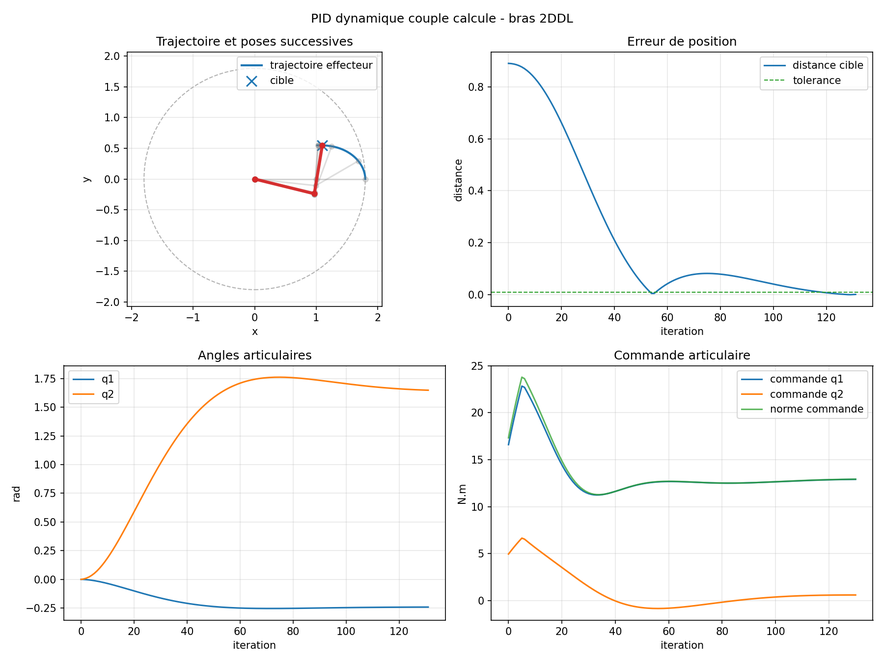
#> input picture results/figures/step_06_pid_dynamic_2dof.png, 884 x 663 px, shrunk from 1800 x 1350 before the run
$ python build_teacher_report.py
#> lines starting #> are read from the running program, lines starting #| are printed output that depends on the picture
"""Build the short teacher-facing FRL report as a PDF."""

from __future__ import annotations

from pathlib import Path
import textwrap

import matplotlib

matplotlib.use("Agg")

import matplotlib.image as mpimg
import matplotlib.pyplot as plt
from matplotlib.backends.backend_pdf import PdfPages


ROOT = Path(__file__).resolve().parents[1]
FIGURES = ROOT / "results" / "figures"
REPORT_DIR = ROOT / "results" / "report"
REPORT_PATH = REPORT_DIR / "rapport_frl_flou_rl_enseignant.pdf"


def _wrap_lines(text: str, width: int = 88) -> list[str]:
    if not text:
        return [""]
    return textwrap.wrap(text, width=width, replace_whitespace=False)


def _add_text_page(
    pdf: PdfPages,
    title: str,
    paragraphs: list[str],
    *,
    footer: str | None = None,
) -> None:
    fig = plt.figure(figsize=(8.27, 11.69))
    fig.patch.set_facecolor("white")
    ax = fig.add_axes([0.08, 0.08, 0.84, 0.84])
    ax.axis("off")

    y = 1.0
    ax.text(0.0, y, title, fontsize=17, weight="bold", va="top")
    y -= 0.065

    for paragraph in paragraphs:
        if paragraph.startswith("```"):
            continue
        is_formula = paragraph.startswith("FORMULA: ")
        is_bullet = paragraph.startswith("- ")
        content = paragraph.removeprefix("FORMULA: ")
        width = 82 if is_formula else 88
        font = "monospace" if is_formula else "sans-serif"
        size = 9.4 if is_formula else 10.2
        x = 0.03 if is_bullet else 0.0

        for line in _wrap_lines(content, width=width):
            ax.text(x, y, line, fontsize=size, family=font, va="top")
            y -= 0.024
        y -= 0.012 if is_formula else 0.018
        if y < 0.06:
            break

    if footer:
        fig.text(0.08, 0.04, footer, fontsize=8, color="0.35")
    pdf.savefig(fig)
    plt.close(fig)


def _add_image_page(
    pdf: PdfPages,
    title: str,
    image_path: Path,
    notes: list[str],
) -> None:
    fig = plt.figure(figsize=(11.69, 8.27))
    fig.patch.set_facecolor("white")
    fig.text(0.05, 0.95, title, fontsize=15.5, weight="bold", va="top")

    if image_path.exists():
        image = mpimg.imread(image_path)
        ax_image = fig.add_axes([0.045, 0.13, 0.65, 0.74])
        ax_image.imshow(image)
        ax_image.axis("off")
    else:
        ax_image = fig.add_axes([0.045, 0.13, 0.65, 0.74])
        ax_image.text(0.5, 0.5, f"Figure absente:\n{image_path}", ha="center")
        ax_image.axis("off")

    ax_notes = fig.add_axes([0.72, 0.13, 0.23, 0.74])
    ax_notes.axis("off")
    y = 1.0
    for note in notes:
        for line in _wrap_lines(note, width=38):
            ax_notes.text(0.0, y, line, fontsize=10, va="top")
            y -= 0.045
        y -= 0.04

    fig.text(0.05, 0.055, str(image_path.relative_to(ROOT)), fontsize=8, color="0.35")
    pdf.savefig(fig)
    plt.close(fig)


def _add_two_image_page(
    pdf: PdfPages,
    title: str,
    top_image: Path,
    bottom_image: Path,
    notes: list[str],
) -> None:
    fig = plt.figure(figsize=(11.69, 8.27))
    fig.patch.set_facecolor("white")
    fig.text(0.05, 0.95, title, fontsize=15.5, weight="bold", va="top")

    for image_path, y0 in ((top_image, 0.52), (bottom_image, 0.12)):
        ax_image = fig.add_axes([0.05, y0, 0.60, 0.34])
        if image_path.exists():
            ax_image.imshow(mpimg.imread(image_path))
        else:
            ax_image.text(0.5, 0.5, f"Figure absente:\n{image_path}", ha="center")
        ax_image.axis("off")
        fig.text(0.05, y0 - 0.02, str(image_path.relative_to(ROOT)), fontsize=7.5, color="0.35")

    ax_notes = fig.add_axes([0.70, 0.14, 0.25, 0.72])
    ax_notes.axis("off")
    y = 1.0
    for note in notes:
        for line in _wrap_lines(note, width=40):
            ax_notes.text(0.0, y, line, fontsize=10, va="top")
            y -= 0.045
        y -= 0.04

    pdf.savefig(fig)
    plt.close(fig)


def build_report(output_path: Path = REPORT_PATH) -> Path:
    """Create the short PDF report and return its path."""

    output_path.parent.mkdir(parents=True, exist_ok=True)

    with PdfPages(output_path) as pdf:
        _add_text_page(
            pdf,
            "Commande floue et RL pour bras robotique 2 DDL",
            [
                "Rapport court destine a un enseignant-chercheur. L'objectif est de justifier la methode a adopter pour la suite du projet : combiner logique floue et apprentissage par renforcement, d'abord en Python, puis dans CoppeliaSim.",
                "Le cahier des charges demandait une progression 2 DDL -> 3 DDL -> 6 DDL, avec formulation mathematique, comparaison PID/flou/RL et mise en evidence des notions RL : etat, action, reward, return, politique, valeur et Bellman.",
                "L'hypothese defendue est que le flou/RL est plus prudent qu'un RL pur : le flou stabilise et rend la commande interpretable, tandis que le RL apprend une correction residuelle par interaction.",
            ],
            footer="Source Markdown: reports/rapport_frl_flou_rl_enseignant.md",
        )
        _add_text_page(
            pdf,
            "Rappel conceptuel : logique floue",
            [
                "La logique floue commande un systeme avec des concepts linguistiques : erreur negative, nulle, positive ; vitesse lente ou rapide ; commande faible ou forte.",
                "Une variable n'appartient pas a un seul ensemble : elle active plusieurs fonctions d'appartenance avec des degres compris entre 0 et 1.",
                "Dans ce projet, le controleur flou calcule une acceleration articulaire a partir de l'erreur et de sa variation.",
                "FORMULA: e = q_desire - q",
                "FORMULA: de/dt ~= (e(t) - e(t-dt)) / dt",
                "FORMULA: q_ddot_flou = defuzzification(regles(e, de/dt))",
                "Interet pour le projet : une politique lisible, stable, peu couteuse, qui peut servir de base a l'apprentissage.",
            ],
        )
        _add_text_page(
            pdf,
            "Rappel conceptuel : apprentissage par renforcement",
            [
                "Le RL modelise le probleme comme un processus de decision de Markov.",
                "FORMULA: MDP = (S, A, P, R, gamma)",
                "Un etat decrit la situation, une action modifie le systeme, un reward mesure la qualite de la transition, et gamma actualise les gains futurs.",
                "FORMULA: G = r0 + gamma r1 + gamma^2 r2 + ... + gamma^T rT",
                "FORMULA: V_pi(s) = E_pi[G | S0 = s]",
                "FORMULA: Q_pi(s,a) = E_pi[G | S0 = s, A0 = a]",
                "FORMULA: V*(s) = max_a sum_s' P(s'|s,a)[R(s,a,s') + gamma V*(s')]",
                "FORMULA: Q(s,a) <- Q(s,a) + alpha [r + gamma max_a' Q(s',a') - Q(s,a)]",
                "Dans notre travail, le RL n'apprend pas directement tout le couple moteur : il apprend un residu autour d'un controleur stabilisant.",
            ],
        )
        _add_text_page(
            pdf,
            "Modele du bras 2 DDL",
            [
                "Le bras est planaire, compose de deux segments de longueurs l1 et l2 et de deux articulations rotatives q1, q2.",
                "FORMULA: x = l1 cos(q1) + l2 cos(q1 + q2)",
                "FORMULA: y = l1 sin(q1) + l2 sin(q1 + q2)",
                "La dynamique utilisee dans la simulation a couples est :",
                "FORMULA: M(q) q_ddot + C(q,q_dot) q_dot + G(q) + F q_dot = tau",
                "La commande a couple calcule convertit une acceleration desiree en couples moteurs :",
                "FORMULA: tau = M(q) q_ddot_cmd + C(q,q_dot)q_dot + G(q) + F q_dot",
                "Cette formulation permet de comparer PID, flou et RL dans le meme environnement physique.",
            ],
        )
        _add_text_page(
            pdf,
            "Architecture proposee : flou/RL residuel",
            [
                "La commande finale combine la politique floue et une correction apprise par Q-learning.",
                "FORMULA: q_ddot_cmd = q_ddot_flou + q_ddot_RL_residuel",
                "FORMULA: tau = M(q) q_ddot_cmd + C(q,q_dot)q_dot + G(q) + F q_dot",
                "L'etat continu du RL est :",
                "FORMULA: x = (erreur_q1, erreur_q2, q1_dot, q2_dot)",
                "Chaque variable est projetee sur negative, zero, positive, donc 3^4 = 81 regles floues.",
                "FORMULA: Q_flou(x,a) = somme_i w_i(x) Q(regle_i, a)",
                "FORMULA: delta = r + gamma max_a' Q_flou(x',a') - Q_flou(x,a)",
                "FORMULA: Q(regle_i,a) <- Q(regle_i,a) + alpha w_i(x) delta",
                "Le superviseur de securite coupe le residu si la distance ne progresse plus, et revient au controleur flou seul.",
            ],
        )
        _add_two_image_page(
            pdf,
            "Resultats : references PID et flou dynamiques",
            FIGURES / "step_06_pid_dynamic_2dof.png",
            FIGURES / "step_07_fuzzy_dynamic_2dof.png",
            [
                "PID dynamique : 131 pas, distance finale 1.38e-03, couple moyen 13.66 N.m.",
                "Flou dynamique : 360 pas, distance finale 5.23e-03, couple moyen 13.85 N.m.",
                "Le flou est plus lent ici, mais il converge et fournit une politique interpretable pour l'hybridation.",
            ],
        )
#> pass 2 of the loop in _add_two_image_page, `for image_path, y0 in ((top_image, 0.52), (bottom_image, 0.12)):`:
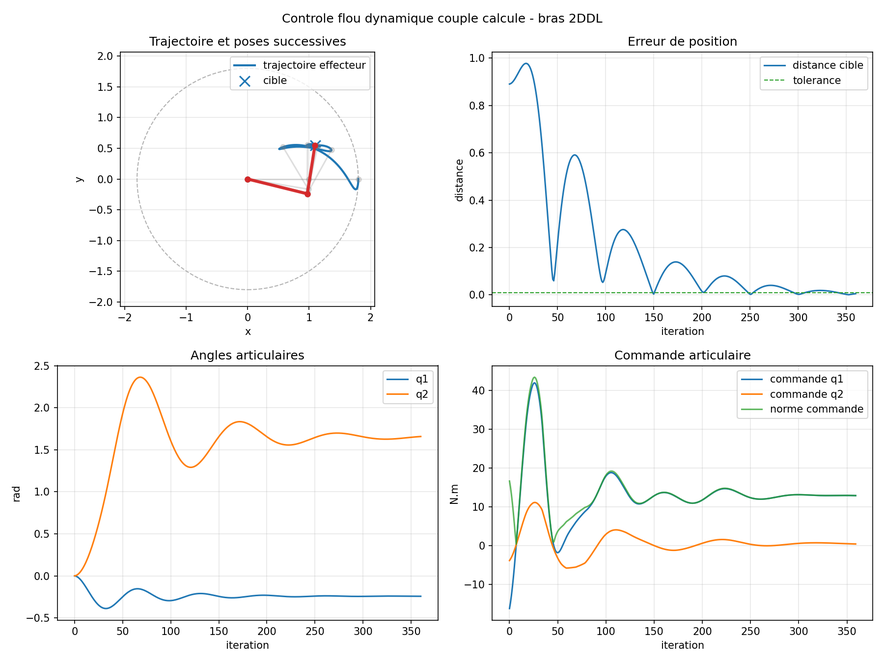
#> input picture results/figures/step_07_fuzzy_dynamic_2dof.png, 884 x 663 px, shrunk from 1800 x 1350 before the run
#> in _add_two_image_page, `pdf.savefig(fig)`:
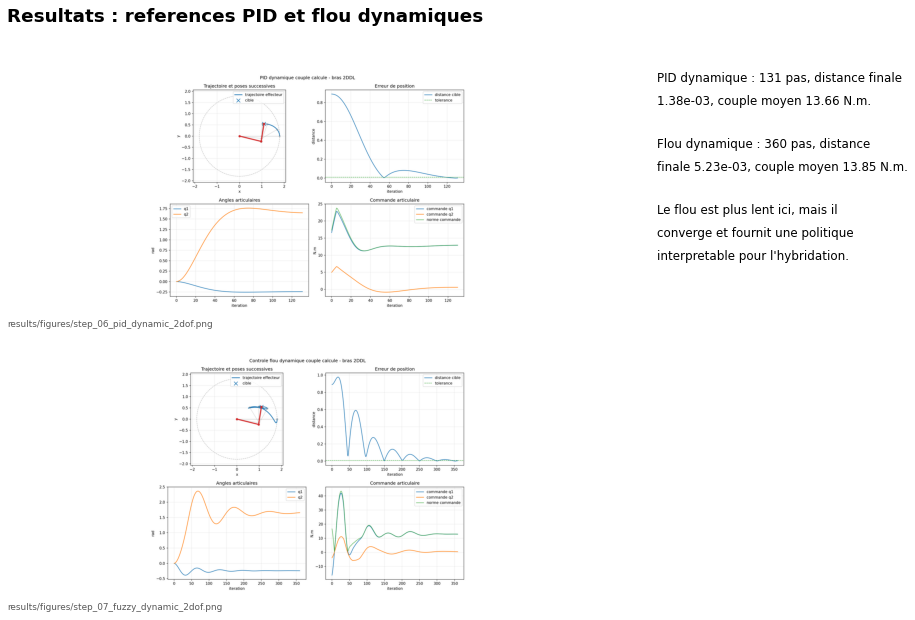
#> figure drawn by matplotlib, 2 panels
        _add_image_page(
            pdf,
            "Resultat : Q-learning tabulaire",
            FIGURES / "step_08_q_learning_2dof.png",
            [
                "Le Q-learning retrouve une politique efficace sur le MDP discret.",
                "La trajectoire apprise atteint la cible en 8 actions, comme la solution optimale calculee par value iteration.",
                "Cette etape valide les notions RL fondamentales avant de passer a la dynamique.",
            ],
        )
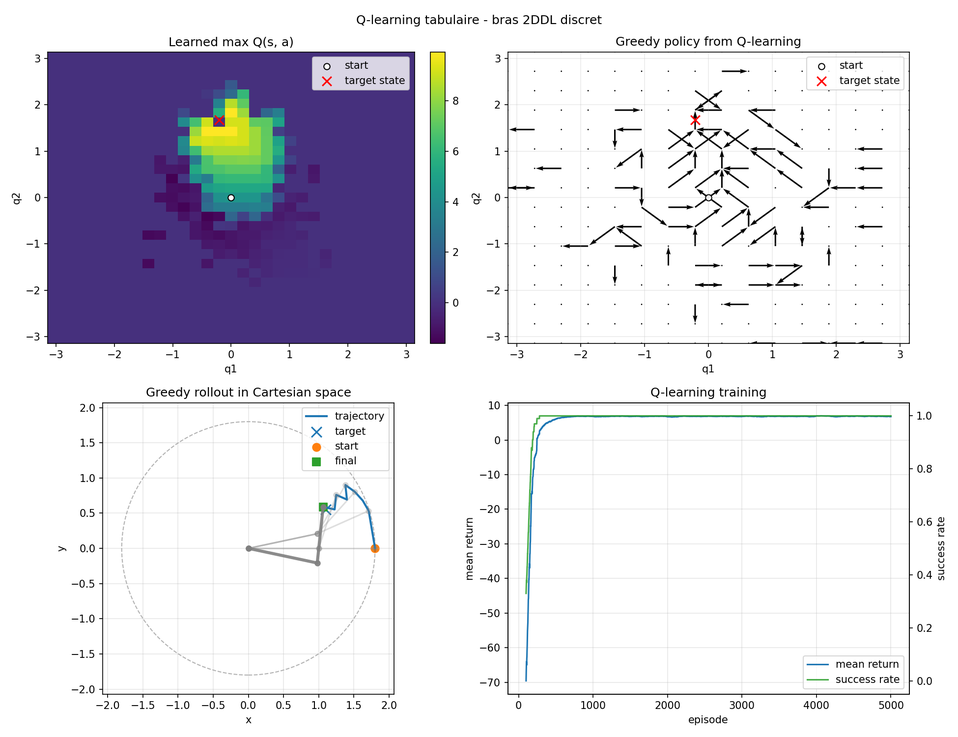
#> input picture results/figures/step_08_q_learning_2dof.png, 958 x 737 px, shrunk from 1950 x 1500 before the run
#> in _add_image_page, image is the input picture: shape (737, 958, 4) float32; mean R, G, B, A 0.864, 0.858, 0.893, 1
        _add_image_page(
            pdf,
            "Resultat : flou/RL sur cible de reference",
            FIGURES / "step_10_fuzzy_residual_q_learning_2dof.png",
            [
                "Flou seul : 360 pas, distance finale 0.005227, couple moyen 13.853 N.m.",
                "Flou + Q residuel : 269 pas, distance finale 0.005537, couple moyen 14.420 N.m.",
                "Gain : 91 pas plus rapide, avec un effort moteur legerement plus eleve.",
            ],
        )
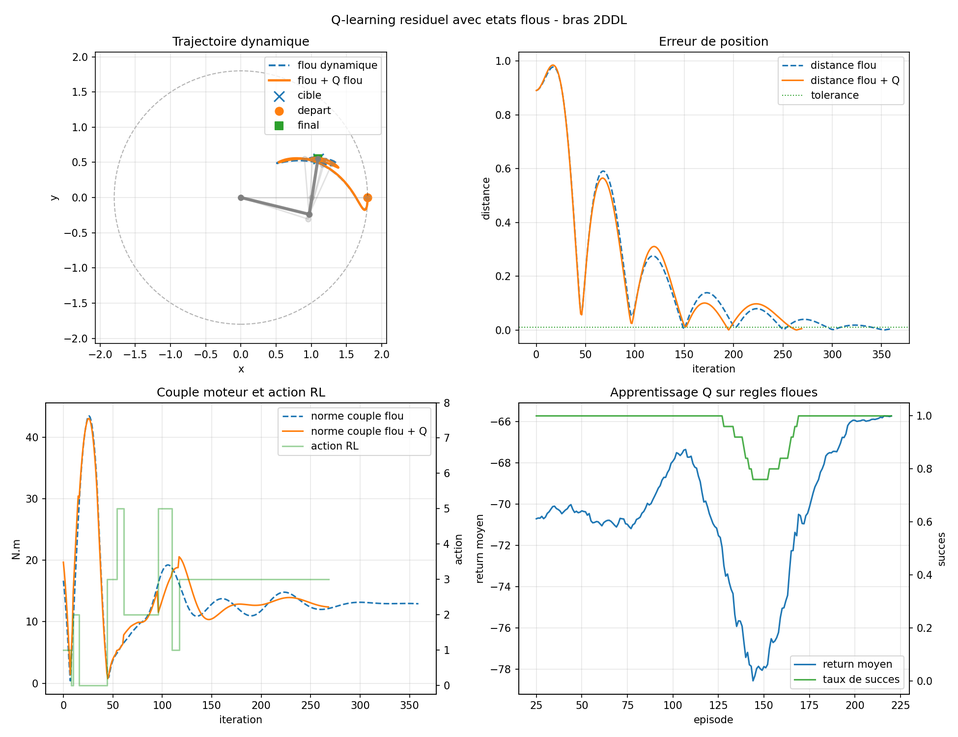
#> input picture results/figures/step_10_fuzzy_residual_q_learning_2dof.png, 958 x 737 px, shrunk from 1950 x 1500 before the run
#> in _add_image_page, image is the input picture: shape (737, 958, 4) float32; mean R, G, B, A 0.972, 0.972, 0.97, 1
        _add_two_image_page(
            pdf,
            "Resultats : generalisation et securite",
            FIGURES / "step_11_fuzzy_residual_generalization_2dof.png",
            FIGURES / "step_12_fuzzy_residual_safe_generalization_2dof.png",
            [
                "Generalisation brute : flou seul 5/5, flou + Q 4/5. Le residu accelere quatre cibles mais degrade T4_high.",
                "Version securisee : retour a 5/5 avec un gain moyen de 55 pas par rapport au flou seul.",
                "Conclusion : le RL apporte une acceleration, mais le flou doit rester la politique de secours.",
            ],
        )
#> call 2 of _add_two_image_page, with title = 'Resultats : generalisation et securite'
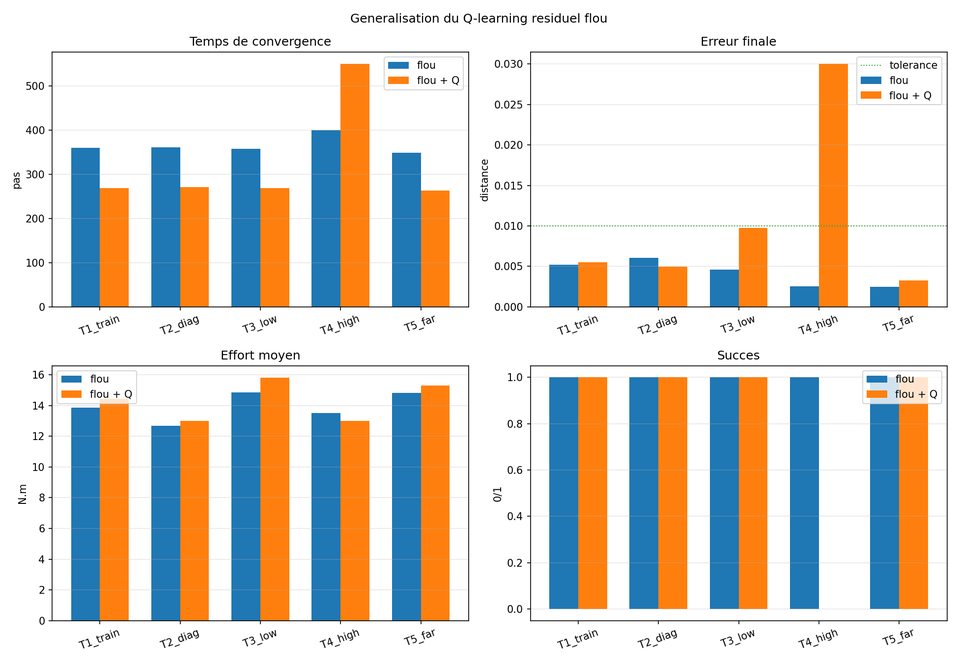
#> input picture results/figures/step_11_fuzzy_residual_generalization_2dof.png, 958 x 663 px, shrunk from 1950 x 1350 before the run
#> pass 2 of the loop in _add_two_image_page, `for image_path, y0 in ((top_image, 0.52), (bottom_image, 0.12)):`:
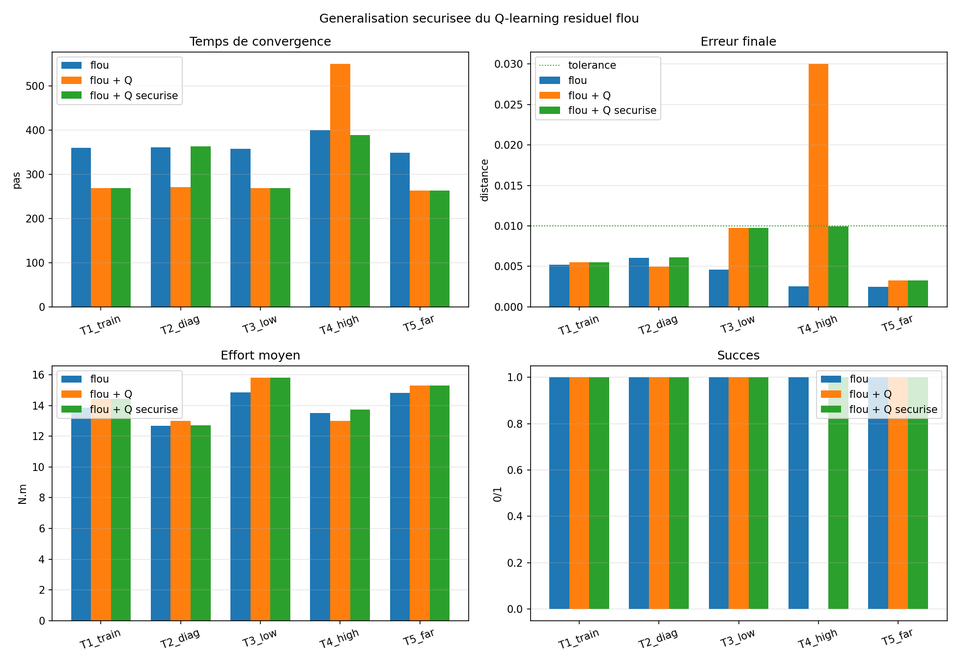
#> input picture results/figures/step_12_fuzzy_residual_safe_generalization_2dof.png, 958 x 663 px, shrunk from 1950 x 1350 before the run
        _add_text_page(
            pdf,
            "Conclusion et suite recommandee",
            [
                "Le travail valide une progression coherente : modelisation 2 DDL, PID, flou, RL discret, RL dynamique residuel, puis flou/RL securise.",
                "La methode a privilegier est l'hybridation flou/RL : elle est interpretable, plus stable qu'un RL pur, et assez flexible pour etre transferee vers CoppeliaSim.",
                "Le resultat actuel ne prouve pas une superiorite definitive ; il montre un compromis scientifique exploitable : convergence plus rapide contre effort legerement plus eleve.",
                "Prochaines etapes : entrainement multi-cibles, reward plus fin pour l'effort, estimation de confiance du residu, puis connexion a CoppeliaSim via la boucle interactive deja implementee.",
            ],
        )

    return output_path


def main() -> int:
    output = build_report()
    print(f"report={output}")
    return 0


if __name__ == "__main__":
    raise SystemExit(main())
#> (the program exits here)
